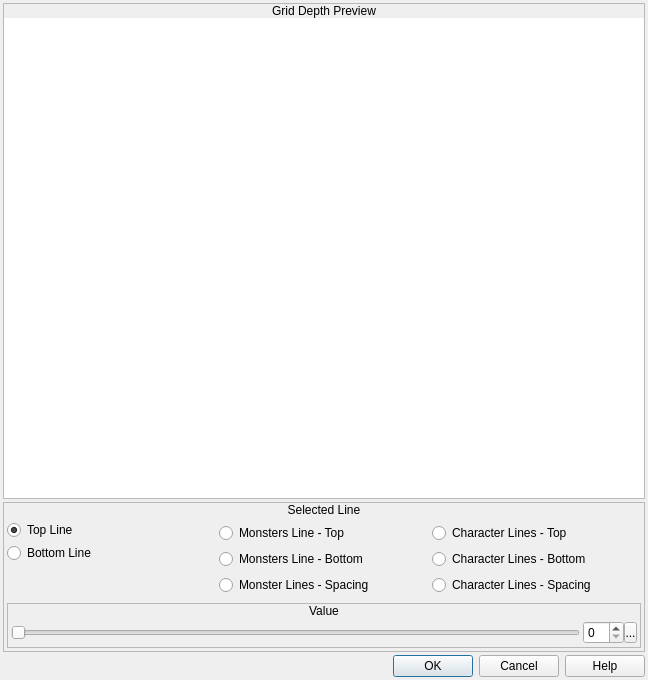
<?xml version="1.0" encoding="UTF-8"?>
<ui version="4.0">
 <class>ConfigureCustomGridDepth</class>
 <widget class="QDialog" name="ConfigureCustomGridDepth">
  <property name="geometry">
   <rect>
    <x>0</x>
    <y>0</y>
    <width>648</width>
    <height>680</height>
   </rect>
  </property>
  <property name="windowTitle">
   <string>Configure Custom Grid Depth</string>
  </property>
  <property name="windowIcon">
   <iconset resource="gui_icons.qrc">
    <normaloff>:/icons/openrpgmaker.png</normaloff>:/icons/openrpgmaker.png</iconset>
  </property>
  <property name="styleSheet">
   <string notr="true">.QFrame
{
	border-width: 1px;
	border-style: solid;
	border-color: palette(window-text);
}

.QFrame&gt;QLabel
{
	border-width: 0px;
	background-color: palette(window-text);
	color: palette(window);
	font-weight: bold;
}

.QFrame&gt;QCheckBox
{
	background-color: palette(window-text);
	border-width: 0px;
	border-style: none;
	color: palette(window);
	spacing: 3px;
	font-weight: bold;
	padding: 0px 0px 0px 3px;
}

.QFrame&gt;QCheckBox::indicator
{
	min-width: 8px;
	max-width: 8px;
	min-height: 8px;
	max-height: 8px;
	width: 8px;
	height: 8px;
	border-width: 2px;
	border-radius: 0px;
	border-style: ridge;
	border-color: palette(mid);
}

.QFrame&gt;QCheckBox::indicator:unchecked
{
	background-color: palette(base);
}

.QFrame&gt;QCheckBox::indicator:checked
{
	background-color: palette(window-text);
}

.QFrame&gt;QCheckBox::indicator:hover
{
	border-color: palette(highlight);
}</string>
  </property>
  <layout class="QVBoxLayout" name="verticalLayout_4">
   <property name="spacing">
    <number>3</number>
   </property>
   <property name="margin">
    <number>3</number>
   </property>
   <item>
    <widget class="QFrame" name="frame">
     <property name="sizePolicy">
      <sizepolicy hsizetype="Fixed" vsizetype="Fixed">
       <horstretch>0</horstretch>
       <verstretch>0</verstretch>
      </sizepolicy>
     </property>
     <property name="frameShape">
      <enum>QFrame::StyledPanel</enum>
     </property>
     <property name="frameShadow">
      <enum>QFrame::Raised</enum>
     </property>
     <layout class="QVBoxLayout" name="verticalLayout">
      <property name="spacing">
       <number>0</number>
      </property>
      <property name="margin">
       <number>0</number>
      </property>
      <item>
       <widget class="QLabel" name="label">
        <property name="sizePolicy">
         <sizepolicy hsizetype="Preferred" vsizetype="Fixed">
          <horstretch>0</horstretch>
          <verstretch>0</verstretch>
         </sizepolicy>
        </property>
        <property name="text">
         <string>Grid Depth Preview</string>
        </property>
        <property name="alignment">
         <set>Qt::AlignCenter</set>
        </property>
       </widget>
      </item>
      <item>
       <widget class="QWidget" name="widget" native="true">
        <layout class="QVBoxLayout" name="verticalLayout_2">
         <property name="spacing">
          <number>0</number>
         </property>
         <property name="margin">
          <number>0</number>
         </property>
         <item>
          <widget class="ImageView" name="gvGridPreview">
           <property name="sizePolicy">
            <sizepolicy hsizetype="Fixed" vsizetype="Fixed">
             <horstretch>0</horstretch>
             <verstretch>0</verstretch>
            </sizepolicy>
           </property>
           <property name="minimumSize">
            <size>
             <width>640</width>
             <height>480</height>
            </size>
           </property>
           <property name="maximumSize">
            <size>
             <width>640</width>
             <height>480</height>
            </size>
           </property>
           <property name="sizeIncrement">
            <size>
             <width>4</width>
             <height>3</height>
            </size>
           </property>
           <property name="baseSize">
            <size>
             <width>320</width>
             <height>240</height>
            </size>
           </property>
           <property name="acceptDrops">
            <bool>false</bool>
           </property>
           <property name="frameShape">
            <enum>QFrame::NoFrame</enum>
           </property>
           <property name="verticalScrollBarPolicy">
            <enum>Qt::ScrollBarAlwaysOff</enum>
           </property>
           <property name="horizontalScrollBarPolicy">
            <enum>Qt::ScrollBarAlwaysOff</enum>
           </property>
          </widget>
         </item>
        </layout>
       </widget>
      </item>
     </layout>
    </widget>
   </item>
   <item>
    <widget class="QFrame" name="frame_2">
     <property name="frameShape">
      <enum>QFrame::StyledPanel</enum>
     </property>
     <property name="frameShadow">
      <enum>QFrame::Raised</enum>
     </property>
     <layout class="QVBoxLayout" name="verticalLayout_3">
      <property name="spacing">
       <number>0</number>
      </property>
      <property name="margin">
       <number>0</number>
      </property>
      <item>
       <widget class="QLabel" name="label_2">
        <property name="sizePolicy">
         <sizepolicy hsizetype="Preferred" vsizetype="Fixed">
          <horstretch>0</horstretch>
          <verstretch>0</verstretch>
         </sizepolicy>
        </property>
        <property name="text">
         <string>Selected Line</string>
        </property>
        <property name="alignment">
         <set>Qt::AlignCenter</set>
        </property>
       </widget>
      </item>
      <item>
       <widget class="QWidget" name="widget_2" native="true">
        <layout class="QVBoxLayout" name="verticalLayout_10">
         <property name="spacing">
          <number>3</number>
         </property>
         <property name="margin">
          <number>3</number>
         </property>
         <item>
          <layout class="QHBoxLayout" name="horizontalLayout">
           <property name="spacing">
            <number>3</number>
           </property>
           <item>
            <layout class="QVBoxLayout" name="verticalLayout_5">
             <property name="spacing">
              <number>3</number>
             </property>
             <item>
              <widget class="QRadioButton" name="rbTopLine">
               <property name="sizePolicy">
                <sizepolicy hsizetype="Preferred" vsizetype="Fixed">
                 <horstretch>0</horstretch>
                 <verstretch>0</verstretch>
                </sizepolicy>
               </property>
               <property name="text">
                <string>Top Line</string>
               </property>
               <property name="checked">
                <bool>true</bool>
               </property>
              </widget>
             </item>
             <item>
              <widget class="QRadioButton" name="rbBottomLine">
               <property name="sizePolicy">
                <sizepolicy hsizetype="Preferred" vsizetype="Fixed">
                 <horstretch>0</horstretch>
                 <verstretch>0</verstretch>
                </sizepolicy>
               </property>
               <property name="text">
                <string>Bottom Line</string>
               </property>
              </widget>
             </item>
             <item>
              <spacer name="verticalSpacer">
               <property name="orientation">
                <enum>Qt::Vertical</enum>
               </property>
               <property name="sizeHint" stdset="0">
                <size>
                 <width>20</width>
                 <height>40</height>
                </size>
               </property>
              </spacer>
             </item>
            </layout>
           </item>
           <item>
            <layout class="QVBoxLayout" name="verticalLayout_6">
             <property name="spacing">
              <number>3</number>
             </property>
             <item>
              <widget class="QRadioButton" name="rbMonsterLines_Top">
               <property name="sizePolicy">
                <sizepolicy hsizetype="Preferred" vsizetype="Fixed">
                 <horstretch>0</horstretch>
                 <verstretch>0</verstretch>
                </sizepolicy>
               </property>
               <property name="text">
                <string>Monsters Line - Top</string>
               </property>
              </widget>
             </item>
             <item>
              <widget class="QRadioButton" name="rbMonsterLines_Bottom">
               <property name="sizePolicy">
                <sizepolicy hsizetype="Preferred" vsizetype="Fixed">
                 <horstretch>0</horstretch>
                 <verstretch>0</verstretch>
                </sizepolicy>
               </property>
               <property name="text">
                <string>Monsters Line - Bottom</string>
               </property>
              </widget>
             </item>
             <item>
              <widget class="QRadioButton" name="rbMonsterLines_Spacing">
               <property name="sizePolicy">
                <sizepolicy hsizetype="Preferred" vsizetype="Fixed">
                 <horstretch>0</horstretch>
                 <verstretch>0</verstretch>
                </sizepolicy>
               </property>
               <property name="text">
                <string>Monster Lines - Spacing</string>
               </property>
              </widget>
             </item>
            </layout>
           </item>
           <item>
            <layout class="QVBoxLayout" name="verticalLayout_9">
             <property name="spacing">
              <number>3</number>
             </property>
             <item>
              <widget class="QRadioButton" name="rbCharacterLines_Top">
               <property name="sizePolicy">
                <sizepolicy hsizetype="Preferred" vsizetype="Fixed">
                 <horstretch>0</horstretch>
                 <verstretch>0</verstretch>
                </sizepolicy>
               </property>
               <property name="text">
                <string>Character Lines - Top</string>
               </property>
              </widget>
             </item>
             <item>
              <widget class="QRadioButton" name="rbCharacterLines_Bottom">
               <property name="sizePolicy">
                <sizepolicy hsizetype="Preferred" vsizetype="Fixed">
                 <horstretch>0</horstretch>
                 <verstretch>0</verstretch>
                </sizepolicy>
               </property>
               <property name="text">
                <string>Character Lines - Bottom</string>
               </property>
              </widget>
             </item>
             <item>
              <widget class="QRadioButton" name="rbCharacterLines_Spacing">
               <property name="sizePolicy">
                <sizepolicy hsizetype="Preferred" vsizetype="Fixed">
                 <horstretch>0</horstretch>
                 <verstretch>0</verstretch>
                </sizepolicy>
               </property>
               <property name="text">
                <string>Character Lines - Spacing</string>
               </property>
              </widget>
             </item>
            </layout>
           </item>
          </layout>
         </item>
         <item>
          <widget class="QFrame" name="frame_3">
           <property name="frameShape">
            <enum>QFrame::StyledPanel</enum>
           </property>
           <property name="frameShadow">
            <enum>QFrame::Raised</enum>
           </property>
           <layout class="QVBoxLayout" name="verticalLayout_7">
            <property name="spacing">
             <number>0</number>
            </property>
            <property name="margin">
             <number>0</number>
            </property>
            <item>
             <widget class="QLabel" name="label_3">
              <property name="sizePolicy">
               <sizepolicy hsizetype="Preferred" vsizetype="Fixed">
                <horstretch>0</horstretch>
                <verstretch>0</verstretch>
               </sizepolicy>
              </property>
              <property name="text">
               <string>Value</string>
              </property>
              <property name="alignment">
               <set>Qt::AlignCenter</set>
              </property>
             </widget>
            </item>
            <item>
             <widget class="QWidget" name="widget_3" native="true">
              <layout class="QHBoxLayout" name="horizontalLayout_3">
               <property name="spacing">
                <number>3</number>
               </property>
               <property name="margin">
                <number>3</number>
               </property>
               <item>
                <widget class="QSlider" name="hsLineValue">
                 <property name="maximum">
                  <number>640</number>
                 </property>
                 <property name="orientation">
                  <enum>Qt::Horizontal</enum>
                 </property>
                </widget>
               </item>
               <item>
                <layout class="QHBoxLayout" name="horizontalLayout_2">
                 <property name="spacing">
                  <number>0</number>
                 </property>
                 <item>
                  <widget class="QSpinBox" name="sbLineValue"/>
                 </item>
                 <item>
                  <widget class="SpinBoxSideButton" name="bLineValueSideButton">
                   <property name="minimumSize">
                    <size>
                     <width>13</width>
                     <height>21</height>
                    </size>
                   </property>
                   <property name="maximumSize">
                    <size>
                     <width>13</width>
                     <height>21</height>
                    </size>
                   </property>
                   <property name="text">
                    <string>...</string>
                   </property>
                   <property name="icon">
                    <iconset resource="gui_icons.qrc">
                     <normaloff>:/icons/spinBoxSideButton.png</normaloff>:/icons/spinBoxSideButton.png</iconset>
                   </property>
                   <property name="iconSize">
                    <size>
                     <width>8</width>
                     <height>16</height>
                    </size>
                   </property>
                  </widget>
                 </item>
                </layout>
               </item>
              </layout>
             </widget>
            </item>
           </layout>
          </widget>
         </item>
        </layout>
       </widget>
      </item>
     </layout>
    </widget>
   </item>
   <item>
    <widget class="QDialogButtonBox" name="buttonBox">
     <property name="orientation">
      <enum>Qt::Horizontal</enum>
     </property>
     <property name="standardButtons">
      <set>QDialogButtonBox::Cancel|QDialogButtonBox::Help|QDialogButtonBox::Ok</set>
     </property>
    </widget>
   </item>
  </layout>
 </widget>
 <customwidgets>
  <customwidget>
   <class>SpinBoxSideButton</class>
   <extends>QToolButton</extends>
   <header>spinboxsidebutton.h</header>
  </customwidget>
  <customwidget>
   <class>ImageView</class>
   <extends>QGraphicsView</extends>
   <header>imageview.h</header>
  </customwidget>
 </customwidgets>
 <resources>
  <include location="gui_icons.qrc"/>
 </resources>
 <connections>
  <connection>
   <sender>buttonBox</sender>
   <signal>accepted()</signal>
   <receiver>ConfigureCustomGridDepth</receiver>
   <slot>accept()</slot>
   <hints>
    <hint type="sourcelabel">
     <x>248</x>
     <y>254</y>
    </hint>
    <hint type="destinationlabel">
     <x>157</x>
     <y>274</y>
    </hint>
   </hints>
  </connection>
  <connection>
   <sender>buttonBox</sender>
   <signal>rejected()</signal>
   <receiver>ConfigureCustomGridDepth</receiver>
   <slot>reject()</slot>
   <hints>
    <hint type="sourcelabel">
     <x>316</x>
     <y>260</y>
    </hint>
    <hint type="destinationlabel">
     <x>286</x>
     <y>274</y>
    </hint>
   </hints>
  </connection>
 </connections>
</ui>
